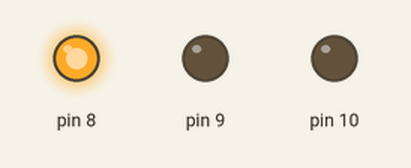
This sketch was run on a simulated Arduino Uno, built with avr-gcc and run on an emulated ATmega328P. Shown: output pins drawn as LEDs (lit = HIGH).

Above: at 3.5 s.
At 8.0 s:
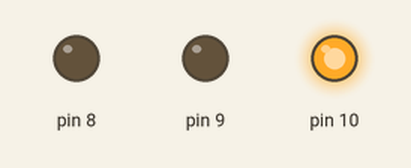
At 13.5 s:
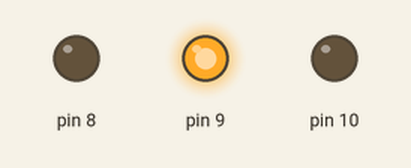
Timing chart, 0 to 23.4 s (numbered marks = the images above):
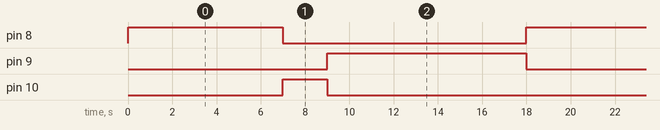

The sketch:

03_semaforo.ino
```cpp
#define led_Vermelho  8
#define led_Amarelo  9
#define led_Verde 10


void setup() {
  pinMode(8, OUTPUT);
  pinMode(9, OUTPUT);
  pinMode(10, OUTPUT);

}
void vermelho(int tmp){ //tmp tempo que o sinal (led) ficara aceso
   digitalWrite(8, HIGH);
  digitalWrite(9, LOW);
  digitalWrite(10, LOW);
  delay(tmp*1000);
}

void amarelo(int tmp){
  digitalWrite(8, LOW);
  digitalWrite(9, LOW);
  digitalWrite(10, HIGH);
  delay(tmp*1000);

}

void verde(int tmp){
   digitalWrite(8, LOW);
  digitalWrite(9, HIGH);
  digitalWrite(10, LOW);
  delay(tmp*1000);
}

void loop() {
  vermelho(7);
  amarelo(2);
  verde(9);


}
```

Measured:
- by itself, pin 8: alternates HIGH for 7.0 s and LOW for 11.0 s
- by itself, pin 9: alternates HIGH for 9.0 s and LOW for 9.0 s
- by itself, pin 10: alternates HIGH for 2.0 s and LOW for 16.0 s
